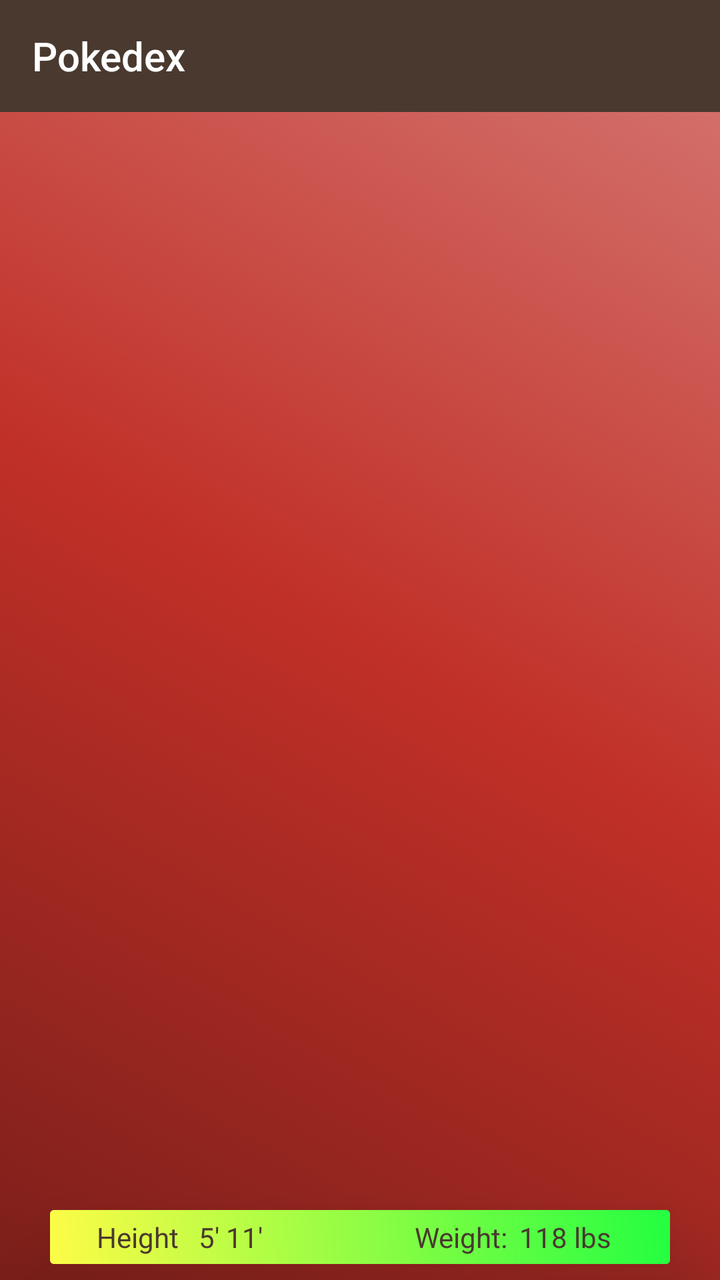
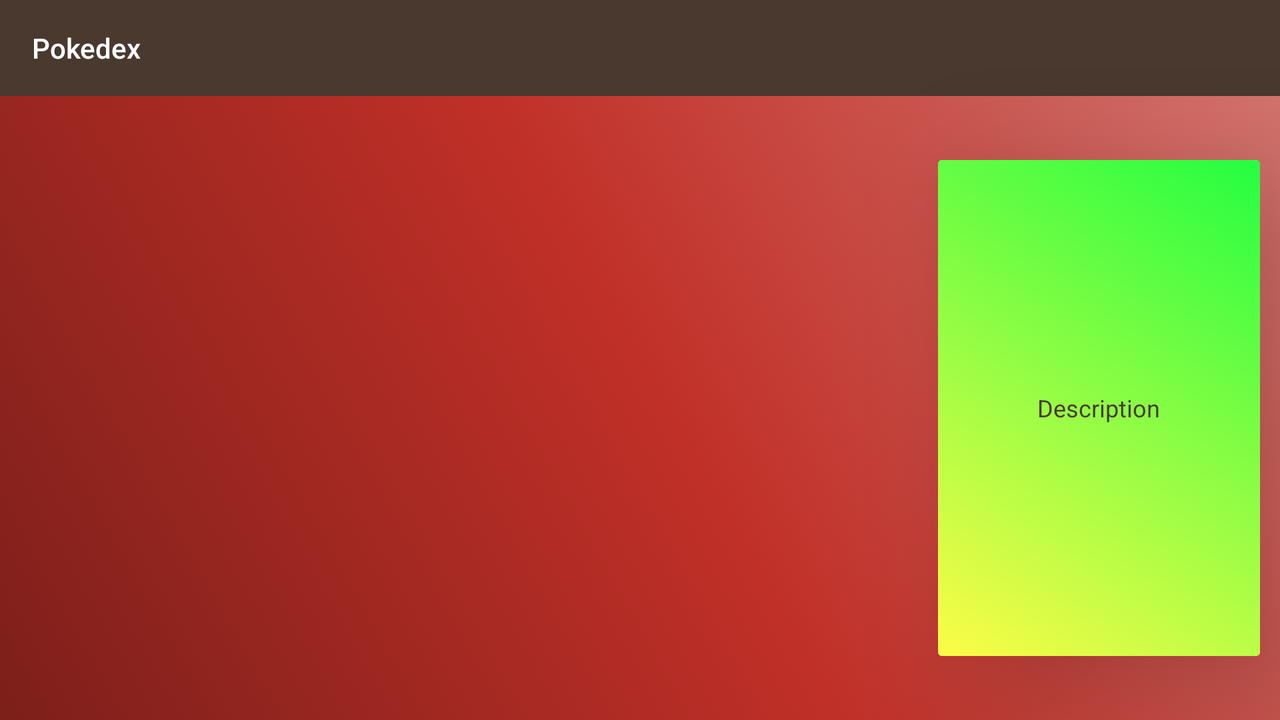

Two renders of one Android screen. The first uses the default layout on a phone; the second uses the alternative layout the repository ships for a different screen configuration, on a matching device. The two XML files are below.
<!-- AndroidManifest.xml: application theme AppTheme -->
<!-- res/layout/activity_main.xml -->
<?xml version="1.0" encoding="utf-8"?>
<android.support.constraint.ConstraintLayout xmlns:android="http://schemas.android.com/apk/res/android"
    xmlns:app="http://schemas.android.com/apk/res-auto"
    xmlns:tools="http://schemas.android.com/tools"
    android:id="@+id/id_layout_main"
    android:layout_width="match_parent"
    android:layout_height="match_parent"
    android:background="@drawable/animation_list"
    android:orientation="vertical"
    tools:context=".MainActivity">

    <android.support.v7.widget.Toolbar
        android:id="@+id/id_toolbar"
        android:layout_width="match_parent"
        android:layout_height="wrap_content"
        android:background="@color/darkDark"
        android:minHeight="?attr/actionBarSize"
        android:theme="?attr/actionBarTheme"
        app:layout_constraintBottom_toTopOf="@+id/id_recyclerview"
        app:layout_constraintEnd_toEndOf="parent"
        app:layout_constraintStart_toStartOf="parent"
        app:layout_constraintTop_toTopOf="parent"
        app:title="@string/app_name"
        app:titleTextColor="@android:color/white" />

    <android.support.v7.widget.RecyclerView
        android:id="@+id/id_recyclerview"
        android:layout_width="0dp"
        android:layout_height="0dp"
        android:layout_marginStart="16dp"
        android:layout_marginTop="40dp"
        android:layout_marginEnd="16dp"
        android:layout_marginBottom="40dp"
        app:layout_constraintBottom_toBottomOf="parent"
        app:layout_constraintEnd_toEndOf="parent"
        app:layout_constraintStart_toStartOf="parent"
        app:layout_constraintTop_toBottomOf="@+id/id_toolbar" />


    <ImageButton
        android:id="@+id/id_button_info"
        android:layout_width="24dp"
        android:layout_height="24dp"
        android:layout_marginBottom="1dp"
        android:layout_marginEnd="1dp"
        android:background="@android:color/transparent"
        android:elevation="30dp"
        app:layout_constraintBottom_toBottomOf="parent"
        app:layout_constraintEnd_toEndOf="parent"
        app:layout_constraintHorizontal_bias="1.0"
        app:layout_constraintStart_toStartOf="parent"
        app:layout_constraintTop_toBottomOf="@+id/id_recyclerview"
        app:layout_constraintVertical_bias="1.0"
        app:srcCompat="@drawable/ic_info" />

    <android.support.v7.widget.CardView
        android:id="@+id/id_cardVisible"
        android:layout_width="0dp"
        android:layout_height="0dp"
        android:layout_marginStart="25dp"
        android:layout_marginTop="5dp"
        android:layout_marginEnd="25dp"
        android:layout_marginBottom="8dp"
        app:cardElevation="24dp"
        app:layout_constraintBottom_toBottomOf="parent"
        app:layout_constraintEnd_toEndOf="parent"
        app:layout_constraintStart_toStartOf="parent"
        app:layout_constraintTop_toBottomOf="@+id/id_recyclerview">

        <android.support.constraint.ConstraintLayout
            android:layout_width="match_parent"
            android:layout_height="match_parent"
            android:background="@drawable/main_background">

            <TextView
                android:id="@+id/id_height"
                android:layout_width="wrap_content"
                android:layout_height="wrap_content"
                android:layout_marginEnd="8dp"
                android:text="Height"
                android:textColor="@color/darkDark"
                app:layout_constraintBottom_toBottomOf="parent"
                app:layout_constraintEnd_toEndOf="parent"
                app:layout_constraintHorizontal_bias="0.09"
                app:layout_constraintStart_toStartOf="parent"
                app:layout_constraintTop_toTopOf="parent" />

            <TextView
                android:id="@+id/id_heightInfo"
                android:layout_width="wrap_content"
                android:layout_height="wrap_content"
                android:layout_marginEnd="8dp"
                android:text="5' 11'"
                android:textColor="@color/darkDark"
                app:layout_constraintBottom_toBottomOf="parent"
                app:layout_constraintEnd_toEndOf="parent"
                app:layout_constraintHorizontal_bias="0.048"
                app:layout_constraintStart_toEndOf="@+id/id_height"
                app:layout_constraintTop_toTopOf="parent" />

            <TextView
                android:id="@+id/id_weight"
                android:layout_width="wrap_content"
                android:layout_height="wrap_content"
                android:layout_marginEnd="8dp"
                android:text="Weight:"
                android:textColor="@color/darkDark"
                app:layout_constraintBottom_toBottomOf="parent"
                app:layout_constraintEnd_toEndOf="parent"
                app:layout_constraintHorizontal_bias="0.714"
                app:layout_constraintStart_toStartOf="parent"
                app:layout_constraintTop_toTopOf="parent" />

            <TextView
                android:id="@+id/id_weightInfo"
                android:layout_width="wrap_content"
                android:layout_height="wrap_content"
                android:text="118 lbs"
                android:textColor="@color/darkDark"
                app:layout_constraintBottom_toBottomOf="parent"
                app:layout_constraintEnd_toEndOf="parent"
                app:layout_constraintHorizontal_bias="0.163"
                app:layout_constraintStart_toEndOf="@+id/id_weight"
                app:layout_constraintTop_toTopOf="parent" />

        </android.support.constraint.ConstraintLayout>
    </android.support.v7.widget.CardView>

    <android.support.constraint.ConstraintLayout
        android:id="@+id/id_dim"
        android:layout_width="match_parent"
        android:layout_height="match_parent"
        android:background="#C0000000"
        android:visibility="gone"
        android:elevation="60dp">

    </android.support.constraint.ConstraintLayout>

</android.support.constraint.ConstraintLayout>
<!-- resources referenced by this layout -->
<resources>
  <color name="darkDark">#49392f</color>
  <!-- drawable main_background (drawable) -->
  <?xml version="1.0" encoding="utf-8"?>
  <shape xmlns:android="http://schemas.android.com/apk/res/android">
      <gradient
          android:startColor="#24FE41"
          android:endColor="#FDFC47"
          android:angle="225" />
  
  </shape>
  <string name="app_name">Pokedex</string>
  <!-- drawable gradient_fairy (drawable) -->
  <?xml version="1.0" encoding="utf-8"?>
  <shape xmlns:android="http://schemas.android.com/apk/res/android">
  
      <gradient
          android:startColor="#F4BDC9"
          android:centerColor="#EE99AC"
          android:endColor="#9B6470"
          android:angle="45" />
  
  </shape>
  <!-- drawable gradient_ghost (drawable) -->
  <?xml version="1.0" encoding="utf-8"?>
  <shape xmlns:android="http://schemas.android.com/apk/res/android">
  
      <gradient
          android:startColor="#A292BC"
          android:centerColor="#705898"
          android:endColor="#493963"
          android:angle="135" />
  
  </shape>
  <!-- drawable gradient_dragon (drawable) -->
  <?xml version="1.0" encoding="utf-8"?>
  <shape xmlns:android="http://schemas.android.com/apk/res/android">
  
      <gradient
          android:startColor="#A27DFA"
          android:centerColor="#7038F8"
          android:endColor="#4924A1"
          android:angle="45" />
  
  </shape>
  <!-- drawable gradient_water (drawable) -->
  <?xml version="1.0" encoding="utf-8"?>
  <shape xmlns:android="http://schemas.android.com/apk/res/android">
  
      <gradient
          android:startColor="#9DB7F5"
          android:centerColor="#6890F0"
          android:endColor="#445E9C"
          android:angle="45" />
  
  </shape>
  <!-- drawable gradient_ice (drawable) -->
  <?xml version="1.0" encoding="utf-8"?>
  <shape xmlns:android="http://schemas.android.com/apk/res/android">
  
      <gradient
          android:startColor="#BCE6E6"
          android:centerColor="#98D8D8"
          android:endColor="#638D8D"
          android:angle="45" />
  
  </shape>
  <!-- drawable gradient_steel (drawable) -->
  <?xml version="1.0" encoding="utf-8"?>
  <shape xmlns:android="http://schemas.android.com/apk/res/android">
  
      <gradient
          android:startColor="#D1D1E0"
          android:centerColor="#B8B8D0"
          android:endColor="#787887"
          android:angle="135" />
  
  </shape>
  <!-- drawable gradient_grass (drawable) -->
  <?xml version="1.0" encoding="utf-8"?>
  <shape xmlns:android="http://schemas.android.com/apk/res/android">
  
      <gradient
          android:startColor="#A7DB8D"
          android:centerColor="#78C850"
          android:endColor="#4E8234"
          android:angle="45" />
  
  </shape>
  <!-- drawable gradient_bug (drawable) -->
  <?xml version="1.0" encoding="utf-8"?>
  <shape xmlns:android="http://schemas.android.com/apk/res/android">
  
      <gradient
          android:startColor="#C6D16E"
          android:centerColor="#A8B820"
          android:endColor="#6D7815"
          android:angle="135" />
  
  </shape>
  <!-- drawable gradient_rock (drawable) -->
  <?xml version="1.0" encoding="utf-8"?>
  <shape xmlns:android="http://schemas.android.com/apk/res/android">
  
      <gradient
          android:startColor="#D1C17D"
          android:centerColor="#B8A038"
          android:endColor="#786824"
          android:angle="45" />
  
  </shape>
  <!-- drawable gradient_dark (drawable) -->
  <?xml version="1.0" encoding="utf-8"?>
  <shape xmlns:android="http://schemas.android.com/apk/res/android">
  
      <gradient
          android:startColor="#A29288"
          android:centerColor="#705848"
          android:endColor="#49392F"
          android:angle="45" />
  
  </shape>
  <!-- drawable gradient_fire (drawable) -->
  <?xml version="1.0" encoding="utf-8"?>
  <shape xmlns:android="http://schemas.android.com/apk/res/android">
  
      <gradient
          android:startColor="#F5AC78"
          android:centerColor="#F08030"
          android:endColor="#9C531F"
          android:angle="135" />
  
  </shape>
  <color name="colorAccent">#FF4081</color>
</resources>
<!-- res/layout-land/activity_main.xml (the author's variant of the layout above) -->
<!-- drawn on the phone turned sideways -->
<?xml version="1.0" encoding="utf-8"?>
<android.support.constraint.ConstraintLayout xmlns:android="http://schemas.android.com/apk/res/android"
    xmlns:app="http://schemas.android.com/apk/res-auto"
    xmlns:tools="http://schemas.android.com/tools"
    android:id="@+id/id_layout_main"
    android:background="@drawable/animation_list"
    android:layout_width="match_parent"
    android:layout_height="match_parent"
    android:orientation="vertical"
    tools:context=".MainActivity">

    <ImageButton
        android:id="@+id/id_button_info"
        android:layout_width="24dp"
        android:layout_height="24dp"
        android:layout_marginBottom="1dp"
        android:layout_marginEnd="1dp"
        android:background="@android:color/transparent"
        android:elevation="30dp"
        app:layout_constraintBottom_toBottomOf="parent"
        app:layout_constraintEnd_toEndOf="parent"
        app:layout_constraintHorizontal_bias="1.0"
        app:layout_constraintStart_toStartOf="parent"
        app:layout_constraintTop_toBottomOf="@+id/id_recyclerview"
        app:layout_constraintVertical_bias="1.0"
        app:srcCompat="@drawable/ic_info" />

    <android.support.v7.widget.RecyclerView
        android:id="@+id/id_recyclerview"
        android:layout_width="400dp"
        android:layout_height="0dp"
        android:layout_marginBottom="32dp"
        android:layout_marginEnd="32dp"
        android:layout_marginStart="32dp"
        android:layout_marginTop="32dp"
        app:layout_constraintBottom_toBottomOf="parent"
        app:layout_constraintEnd_toStartOf="@+id/cardView"
        app:layout_constraintStart_toStartOf="parent"
        app:layout_constraintTop_toBottomOf="@+id/id_toolbar"
        app:layout_constraintVertical_bias="0.0" />

    <android.support.v7.widget.Toolbar
        android:id="@+id/id_toolbar"
        android:layout_width="match_parent"
        android:layout_height="wrap_content"
        android:background="@color/darkDark"
        android:minHeight="?attr/actionBarSize"
        android:theme="?attr/actionBarTheme"
        app:layout_constraintBottom_toBottomOf="parent"
        app:layout_constraintEnd_toEndOf="parent"
        app:layout_constraintStart_toStartOf="parent"
        app:layout_constraintTop_toTopOf="parent"
        app:layout_constraintVertical_bias="0.0"
        app:title="@string/app_name"
        app:titleTextColor="@android:color/white" />

    <android.support.v7.widget.CardView
        android:id="@+id/cardView"
        android:layout_width="0dp"
        android:layout_height="0dp"
        android:layout_marginBottom="32dp"
        android:layout_marginEnd="10dp"
        android:layout_marginStart="5dp"
        android:layout_marginTop="32dp"
        app:cardElevation="40dp"
        app:layout_constraintBottom_toBottomOf="parent"
        app:layout_constraintEnd_toEndOf="parent"
        app:layout_constraintStart_toEndOf="@+id/id_recyclerview"
        app:layout_constraintTop_toBottomOf="@+id/id_toolbar">

        <android.support.constraint.ConstraintLayout
            android:layout_width="match_parent"
            android:layout_height="match_parent"
            android:background="@drawable/main_background">

            <TextView
                android:id="@+id/id_description"
                android:layout_width="0dp"
                android:layout_height="0dp"
                android:layout_marginBottom="4dp"
                android:layout_marginEnd="4dp"
                android:layout_marginStart="4dp"
                android:layout_marginTop="4dp"
                android:gravity="center_vertical|center_horizontal"
                android:text="Description"
                android:textColor="@color/darkDark"
                android:textSize="12sp"
                app:layout_constraintBottom_toBottomOf="parent"
                app:layout_constraintEnd_toEndOf="parent"
                app:layout_constraintStart_toStartOf="parent"
                app:layout_constraintTop_toTopOf="parent" />
        </android.support.constraint.ConstraintLayout>
    </android.support.v7.widget.CardView>

    <android.support.constraint.ConstraintLayout
        android:id="@+id/id_dim"
        android:layout_width="match_parent"
        android:layout_height="match_parent"
        android:background="#C0000000"
        android:visibility="gone"
        android:elevation="60dp">
    </android.support.constraint.ConstraintLayout>

</android.support.constraint.ConstraintLayout>
